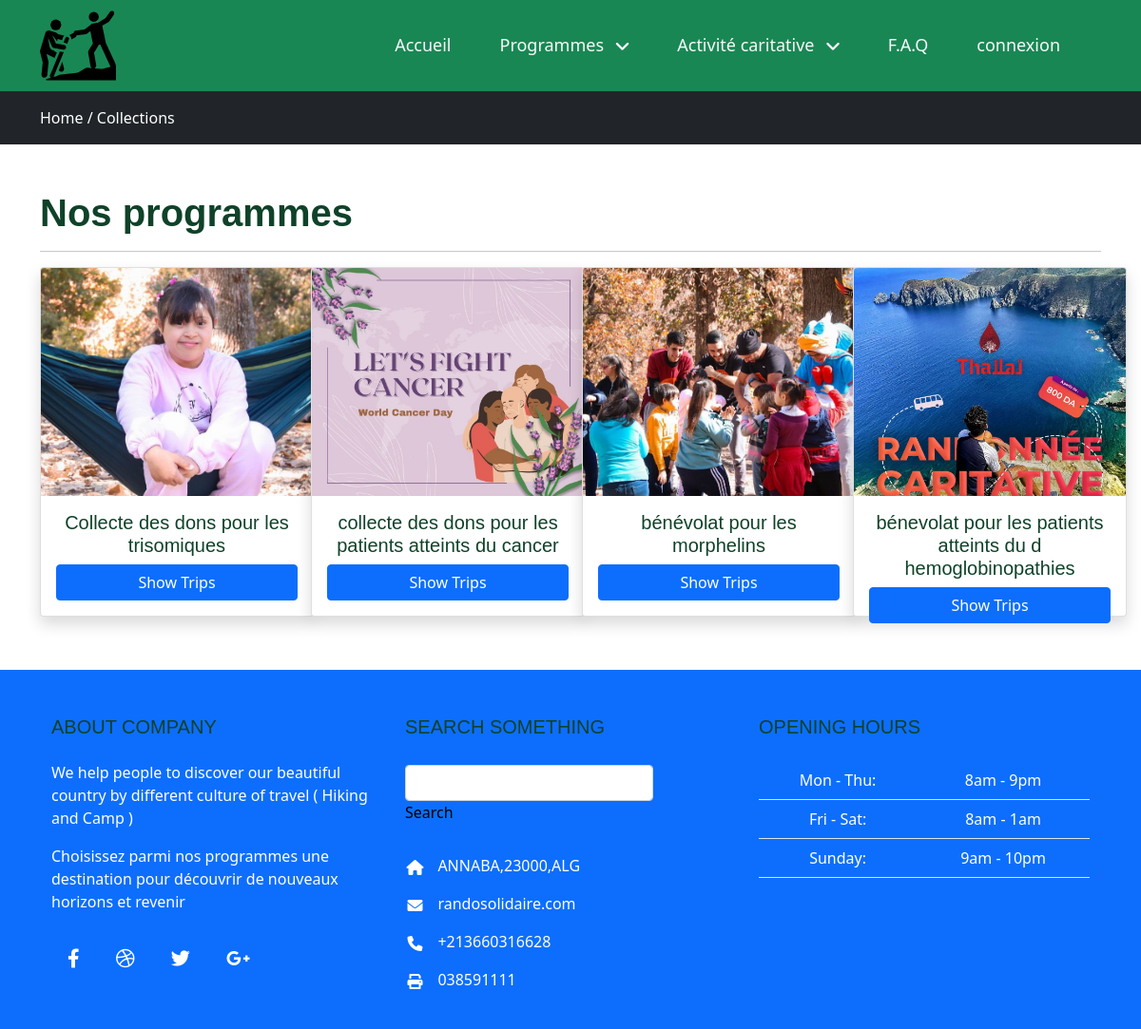
/categories.php, run on the app's committed database.
### tables this page shows
CREATE TABLE `categories` (
  `id` int(11) NOT NULL,
  `name` varchar(255) DEFAULT NULL,
  `slug` varchar(255) DEFAULT NULL,
  `description` varchar(255) DEFAULT NULL,
  `status` int(11) DEFAULT NULL,
  `image` varchar(255) DEFAULT NULL,
  `created_at` timestamp NOT NULL DEFAULT current_timestamp() ON UPDATE current_timestamp(),
  `is_profit` tinyint(1) NOT NULL DEFAULT 1
);

### functions/myfunctions.php (called while the page is built, shortened)
<?php
include(__DIR__ . '/../config/dbcon.php');
function getNonProfitCategories()
{
    global $con;
    $query = "SELECT * FROM categories WHERE is_profit = 0";
    $result = mysqli_query($con, $query);
    return $result;
}
?>

### categories.php (the view, shortened to what this page needs)
<?php
include('functions/myfunctions.php');
include('includes/header.php');
$profit = isset($_GET['profit']) ? $_GET['profit'] : '';
?>
<div class="py-3 bg-dark">
    <div class="container">
        <a href="index.php" class="text-white" style="text-decoration:none">Home / </a><a href="categories.php?profit=<?= $profit; ?>" class="text-white" style="text-decoration:none" >Collections</a>
    </div>
</div>
<div class="py-5 container">
    <div class="row">
        <div class="col-md-12">
            <h1>Nos programmes</h1>
            <hr>
            <div class="row">
                <?php
                    $categories = ($profit == '1') ? getProfitCategories() : getNonProfitCategories();
                    if (mysqli_num_rows($categories) > 0) {
                        while ($category = mysqli_fetch_assoc($categories)) {
                            ?>
                            <div class="col-md-3 mb-2">
                                <div class="card shadow" style="width: 18rem; height: 23rem;">
                                    <img src="uploads/<?= $category['image']; ?>" alt="category image" class="card-img-top" style="height: 15rem; object-fit: cover;">
                                    <div class="card-body">
                                        <h5 class="text-center"><?= $category['name']; ?></h5>
                                        <div class="d-grid">
                                            <a href="trips.php?category=<?= $category['slug']; ?>" class="btn btn-primary">Show Trips</a>
                                        </div>
                                    </div>
                                </div>
                            </div>
                            <?php
                        }
                    } else {
                        echo "No categories available";
                    }
                ?>
            </div>
        </div>
    </div>
</div>
<?php include('includes/footer.php'); ?>

### includes/header.php (shortened to what this page needs)
<!doctype html>
<html lang="en">
  <head>
    <link href="css/custom.css" rel="stylesheet">
    <link href="css/style.css" rel="stylesheet">
     <link rel="stylesheet" href="https://cdnjs.cloudflare.com/ajax/libs/font-awesome/4.7.0/css/font-awesome.min.css">
<link
  href="https://cdnjs.cloudflare.com/ajax/libs/font-awesome/6.0.0/css/all.min.css"
  rel="stylesheet"
/>
     <link rel="stylesheet" href="//cdn.jsdelivr.net/npm/alertifyjs@1.13.1/build/css/themes/bootstrap.min.css"/>
      <link rel="stylesheet" href="//cdn.jsdelivr.net/npm/alertifyjs@1.13.1/build/css/alertify.min.css"/>
  </head>
  <body>
      <?php include('navbar.php');
      ?>

### includes/navbar.php (shortened to what this page needs)
<?php
include("config/dbcon.php");
include_once("functions/myfunctions.php");
?>
<nav class="navbar navbar-expand-lg navbar-light bg-success" >
<div class="container">
<a aria-label="Home" href="index.php" class="block-abc tac mh__logo">
</a>
    <div class="collapse navbar-collapse" id="navbarNav">
      <ul class="navbar-nav ms-auto">
        <li class="nav-item">
          <a class="nav-link text-light active" aria-current="page" href="index.php">Accueil</a>
        </li>
        <li class="nav-item dropdown">
          <a class="nav-link dropdown-toggle text-light" href="categories.php?profit=1" id="navbarDropdown" role="button" data-bs-toggle="dropdown" aria-expanded="false">
            Programmes
          </a>
        </li>
        <li class="nav-item dropdown">
          <a class="nav-link dropdown-toggle text-light" href="categories.php?profit=0" id="navbarDropdown" role="button" data-bs-toggle="dropdown" aria-expanded="false">
            Activité caritative
          </a>
        </li>
        <li class="nav-item">
                <a class="nav-link text-light" href="contact.php">F.A.Q</a>
              </li>
        <?php
            if(isset($_SESSION['auth']))
            {
                ?>
                    <li class="nav-item">
                      <a class="nav-link text-light" href="logout.php">Logout</a>
                    </li>
                    <li class="nav-item">
                      <a class="nav-link text-light" href="view-reservation.php"><span>Reservations </span><img src="uploads/shopping-cartsvg.svg" alt="reservation" width="22px" height ="20px"></a>
                    </li>
            <?php
            }
            else{
               ?>
              <li class="nav-item">
                <a class="nav-link text-light" href="login.php">connexion</a>
              </li>
            <?php
            }
            $search ='';
        ?>
      </ul>
    </div>
  </div>
</nav>

### includes/footer.php (shortened to what this page needs)
<footer class="text-white text-center text-lg-start bg-primary">
    <div class="container p-4">
      <div class="row mt-4">
        <div class="col-lg-4 col-md-12 mb-4 mb-md-0">
          <h5 class="text-uppercase mb-4">About company</h5>
          <p>
          We help people to discover our beautiful country by different culture of travel ( Hiking and Camp )
          </p>
          <p>
          Choisissez parmi nos programmes une destination pour découvrir de nouveaux horizons et revenir
          </p>
          <div class="mt-4">
            <a type="button" class="btn btn-floating btn-primary btn-lg"><i class="fab fa-facebook-f"></i></a>
            <a type="button" class="btn btn-floating btn-primary btn-lg"><i class="fab fa-dribbble"></i></a>
            <a type="button" class="btn btn-floating btn-primary btn-lg"><i class="fab fa-twitter"></i></a>
            <a type="button" class="btn btn-floating btn-primary btn-lg"><i class="fab fa-google-plus-g"></i></a>
          </div>
        </div>
        <div class="col-lg-4 col-md-6 mb-4 mb-md-0">
        <form class="form" action=<?php echo htmlspecialchars($_SERVER['PHP_SELF']); ?> method="POST">
                <h5 class="text-uppercase mb-4 pb-1">Search something</h5>
                            <div class="form-outline  mb-4">
                            <input name="search" value="<?php echo $search ?>" type="search" class="form-control bg-white w-75" />
                                <label class="form-label text-black" for="search">Search</label>
          </div>
          </form>
          <ul class="fa-ul" style="margin-left: 1.65em;">
            <li class="mb-3">
              <span class="fa-li"><i class="fas fa-home"></i></span><span class="ms-2">ANNABA,23000,ALG</span>
            </li>
            <li class="mb-3">
              <span class="fa-li"><i class="fas fa-envelope"></i></span><span class="ms-2">randosolidaire.com</span>
            </li>
            <li class="mb-3">
              <span class="fa-li"><i class="fas fa-phone"></i></span><span class="ms-2">+213660316628</span>
            </li>
            <li class="mb-3">
              <span class="fa-li"><i class="fas fa-print"></i></span><span class="ms-2">038591111</span>
            </li>
          </ul>
        </div>
        <div class="col-lg-4 col-md-6 mb-4 mb-md-0">
          <h5 class="text-uppercase mb-4">Opening hours</h5>
          <table class="table text-center text-white">
            <tbody class="font-weight-normal">
              <tr>
                <td>Mon - Thu:</td>
                <td>8am - 9pm</td>
              </tr>
              <tr>
                <td>Fri - Sat:</td>
                <td>8am - 1am</td>
              </tr>
              <tr>
                <td>Sunday:</td>
                <td>9am - 10pm</td>
              </tr>
            </tbody>
          </table>
        </div>
      </div>
    </div>
  </footer>
</body>
</html>

### css/style.css (style rules this page uses)
:root { --primary: #348E38; --secondary: #525368; --light: #E8F5E9; --dark: #0F4229; }
h1, .h1, h2, .h2, .fw-bold { font-weight: 700 !important; }
h5, .h5, h6, .h6, .fw-semi-bold { font-weight: 500 !important; }
.btn { transition: .5s; font-weight: 500; }
.btn-primary, .btn-outline-primary:hover { color: var(--light); }
.navbar .navbar-nav .nav-link { margin-right: 35px; padding: 25px 0; color: var(--dark); font-size: 18px; font-weight: 500; outline: none; }
.navbar .navbar-nav .nav-link:hover, .navbar .navbar-nav .nav-link.active { color: var(--primary); }
.navbar .dropdown-toggle::after { border: none; content: "\f107"; font-family: "Font Awesome 5 Free"; font-weight: 900; vertical-align: middle; margin-left: 8px; }

### data on the page
categories: image (picture), name "Collecte des dons pour les trisomiques"
categories: image (picture), name "collecte des dons pour les patients atteints du cancer"
categories: image (picture), name "bénévolat pour les morphelins"
categories: image (picture), name "bénevolat pour les patients atteints du d hemoglobinopathies"
